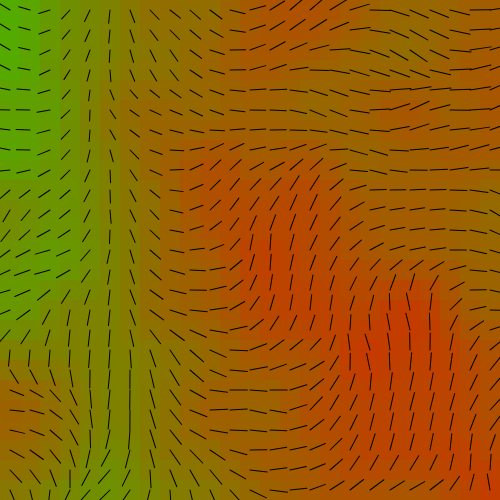
Frame 1 (no input)
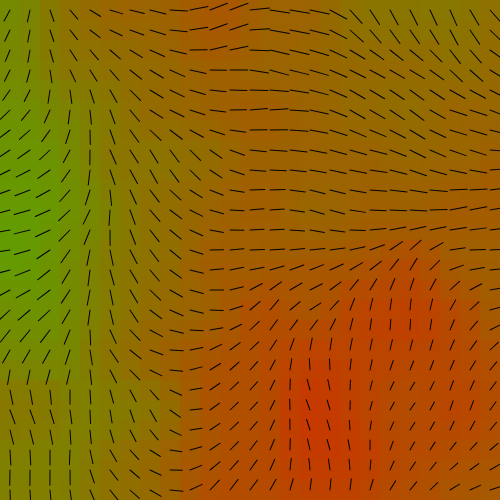
Frame 60 (no input)
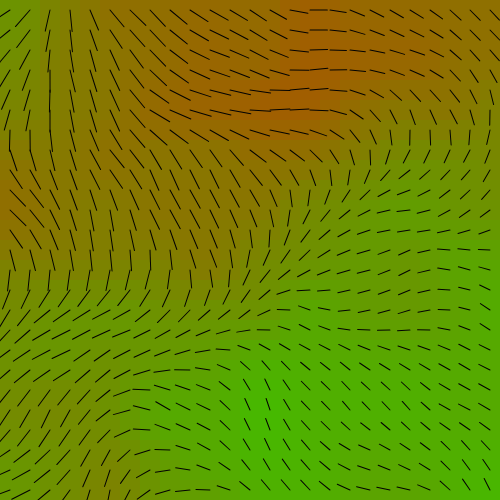
Frame 120 (the mouse pressed at the canvas centre since frame 60)

The p5.js sketch that drew these frames (run headless with seeded random() and noise() and a simulated clock; from frame 60 on, the mouse is pressed at the canvas centre):

// p5.js sketch
// ── sketch.js
var stepSize = 20;
var speed = 0;

function setup()
{
	angleMode(DEGREES);
	createCanvas(500, 500);
}
///////////////////////////////////////////////////////////////////////
function draw()
{
	background(125);

	speed = map(mouseX, 0, 500, 0.01, 0.1);

	colorGrid();
	compassGrid();
}
///////////////////////////////////////////////////////////////////////
function colorGrid()
{
	for (let x = 0; x < 25; x++)
	{
		for (let y = 0; y < 25; y++)
		{
			let n = GetNoise(x, y);
			let c = lerpColor(color(255, 0, 0), color(0, 255, 0), n);
			noStroke();
			fill(c);


			rect(x * stepSize, y * stepSize, stepSize, stepSize);

		}
	}
}
///////////////////////////////////////////////////////////////////////
function compassGrid()
{
	stroke(2);
	fill(0);

	for (let x = 0; x < 25; x++)
	{
		for (let y = 0; y < 25; y++)
		{
			push();

			translate((x + 0.5) * stepSize, (y + 0.5) * stepSize);

			let n = GetNoise(x, y);
			let r = map(n, 0, 1, 0, 720);
			rotate(r);

			n = GetNoise(x + stepSize, y + stepSize);
			let l = map(n, 0, 1, 0.25, 1.5);

			line(0, stepSize * l, 0, 0);

			pop();
		}
	}
}


function GetNoise(x, y, size, rate)
{
	let n = noise(x/stepSize, y/stepSize, frameCount * speed);
	return n;
}
